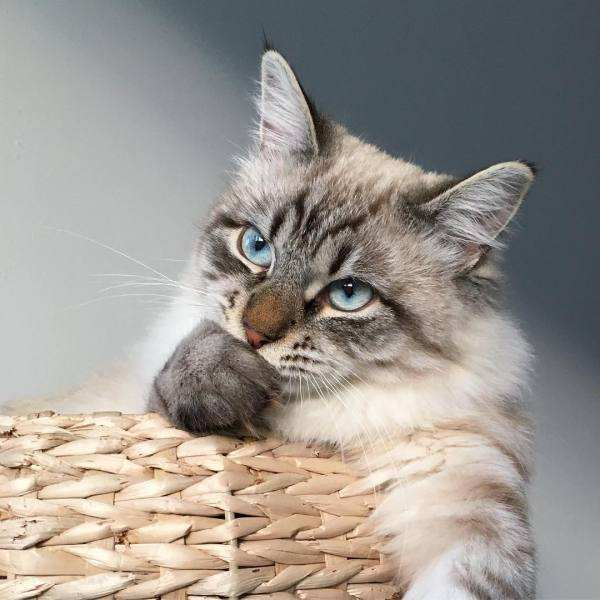
#> input picture origin.jpeg, 600 x 600 px
$ jupyter execute scale_invariant_points.ipynb
#> lines starting #> are read from the running program, lines starting #| are printed output that depends on the picture
[cell 1]
import cv2
from  matplotlib import pyplot as plt
import numpy as np
import os

[cell 2]
# readin picture
img = cv2.imread("origin.jpeg")
#> img is the input picture: shape (600, 600, 3); mean B, G, R 143.5, 149.3, 154.9
img = cv2.cvtColor(img,cv2.COLOR_BGR2RGB)

gray = cv2.cvtColor(img,cv2.COLOR_RGB2GRAY)
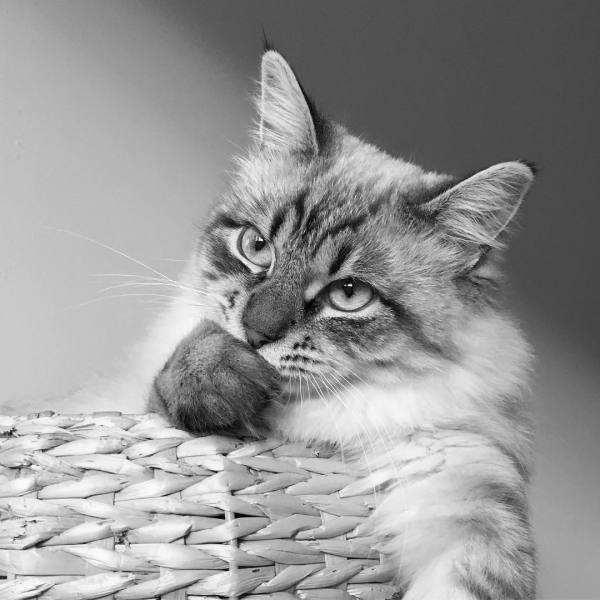
#> gray: shape (600, 600); min 0, max 255, mean 150.3

h = gray.shape[0]
#> h = 600
w = gray.shape[1]
#> w = 600

print('imagine shape: ',gray.shape)
#| imagine shape:  (600, 600)

plt.imshow(gray, cmap ='gray')
plt.show()

[cell 3]
# LoG
def LoG(x:int, y:int, sigma:float):
    return (x**2+y**2-2*(sigma**2))*np.exp(-(x**2+y**2)/(2*(sigma**2)))

def get_kernel(sigma:float):
    kernel_size = 2*int(3*sigma)+1
    r = int((kernel_size-1)/2)
    conv_kernel = np.zeros((kernel_size,kernel_size))
    for i in range(kernel_size):
        for j in range(kernel_size):
            conv_kernel[i,j] = LoG(i-r,j-r,sigma)
    conv_kernel = conv_kernel/np.sum(conv_kernel)
    return int(kernel_size),conv_kernel

# calculate conv
def conv(pic:np.ndarray, kernel:np.ndarray):
    h,w = pic.shape

    kernel_size,_ = kernel.shape
    kernel_r = int((kernel_size-1)/2)

    extend_gray = np.pad(pic,((kernel_r,kernel_r),(kernel_r,kernel_r)),'edge')

    result = np.zeros((h,w))
    for i in range(kernel_r,h+kernel_r):
        for j in range(kernel_r,w+kernel_r):
            result[i-kernel_r,j-kernel_r] = np.sum(extend_gray[i-kernel_r:i+kernel_r+1,j-kernel_r:j+kernel_r+1]*kernel)

    return result

[cell 4]
# generate scale sapce
base_sigma = 1.6
layer_num = 5

# whether store the pictues in scale space
pic_store = True
if pic_store and not(os.path.exists('result')):
    os.mkdir('result')

kernel_sizes = np.zeros(layer_num)
scale_sapce = np.zeros((layer_num,h,w))

for i in range(layer_num):
    kernel_sizes[i],kernel = get_kernel(base_sigma*2**i)
    scale_sapce[i] = conv(gray,kernel)
    if pic_store:
        cv2.imwrite('result/'+str(i)+'.png',scale_sapce[i])
#> this loop made 5 passes
#> pass 1, in conv, `extend_gray = np.pad(pic,((kernel_r,kernel_r),(kernel_r,kernel_r)),'ed..`:
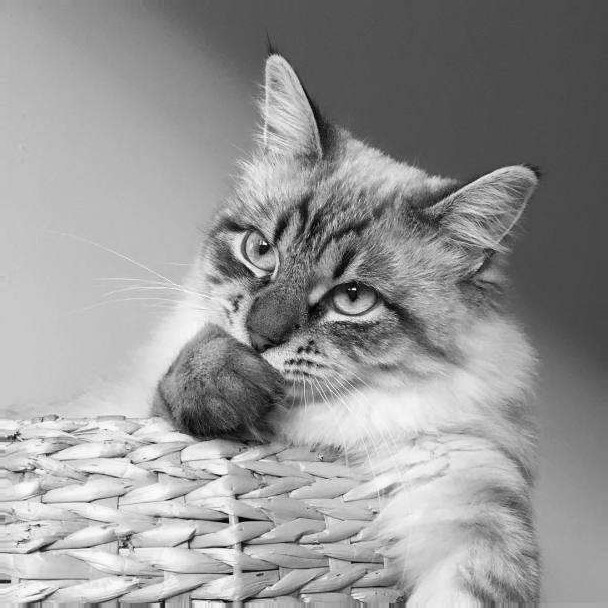
#> extend_gray: shape (608, 608); min 0, max 255, mean 150
#> pass 1, `cv2.imwrite('result/'+str(i)+'.png',scale_sapce[i])`:
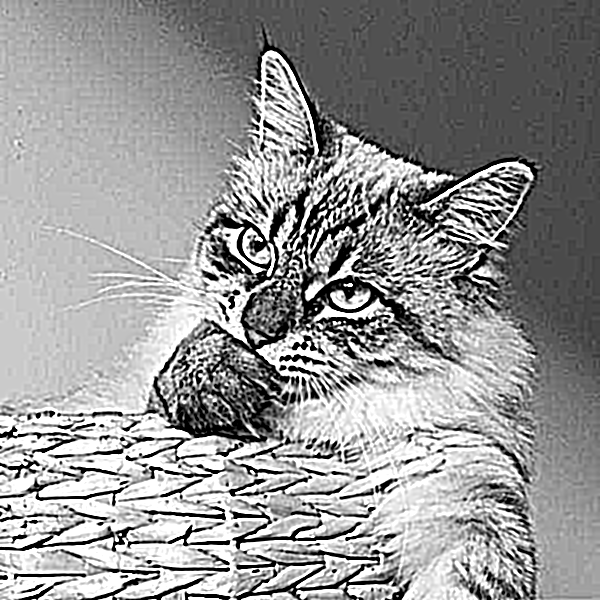
#> saved as 0.png: shape (600, 600); min 0, max 255, mean 149
#> pass 2, in conv (call 2), `extend_gray = np.pad(pic,((kernel_r,kernel_r),(kernel_r,kernel_r)),'ed..`:
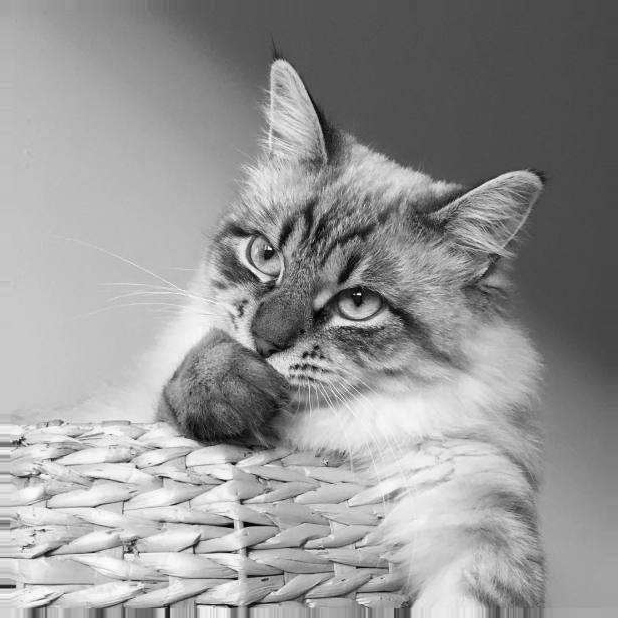
#> extend_gray: shape (618, 618); min 0, max 255, mean 149.6
#> pass 2, `cv2.imwrite('result/'+str(i)+'.png',scale_sapce[i])`:
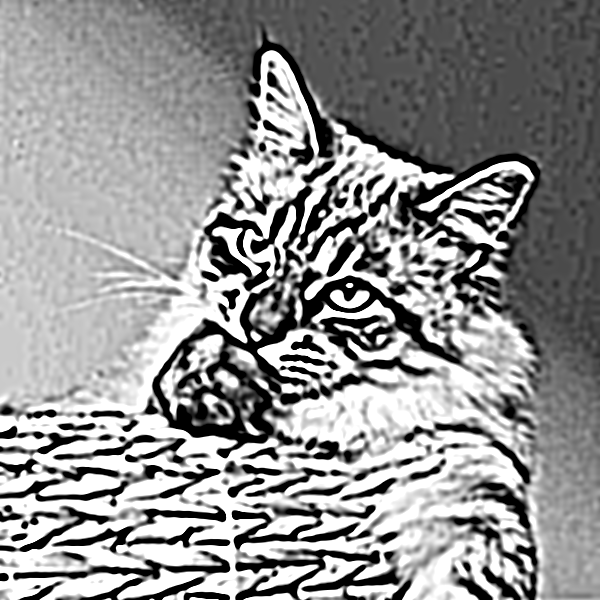
#> saved as 1.png: shape (600, 600); min 0, max 255, mean 145.5
#> after the loop, kernel_sizes = [9, 19, 39, 77, 153]

[cell 5]
# get scale invariant points
points = []
count = 0
for i in range(1,layer_num+1):
    for j in range(1,h-1):
        for k in range(1,w-1):
            compare_matrix = scale_sapce[i-1:i+2,j-1:j+2,k-1:k+2]
            max_index = np.argmax(compare_matrix)
            if max_index==13 :
                position,_,_ = np.where(compare_matrix==compare_matrix[1,1,1])
                if position.shape[0] == 1:
                    points.append(np.array([k,j,i]))
#> after the loop, points = 1301 items, first 6: [223, 2, 1], [343, 2, 1], [431, 2, 1], [257, 3, 1], [273, 3, 1], [292, 3, 1]

[cell 6]
# virtualize
print('num of points: ', len(points))
#| num of points:  1301
for point in points:
    cv2.circle(img,(int(point[0]),int(point[1])),int(base_sigma*2**point[2]),(255,0,0))
#> this loop made 1301 passes
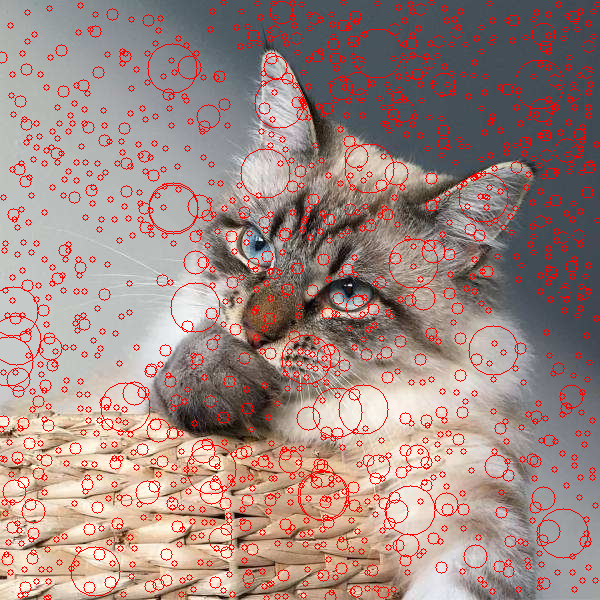
#> img: shape (600, 600, 3); mean R, G, B 162, 136.2, 130.9
plt.imshow(img)
plt.show()
